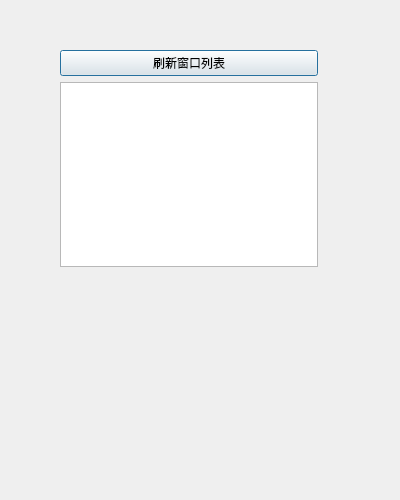
<?xml version="1.0" encoding="UTF-8"?>
<ui version="4.0">
 <class>WindowPicker</class>
 <widget class="QDialog" name="WindowPicker">
  <property name="geometry">
   <rect>
    <x>0</x>
    <y>0</y>
    <width>400</width>
    <height>500</height>
   </rect>
  </property>
  <property name="windowTitle">
   <string>Dialog</string>
  </property>
  <widget class="QWidget" name="">
   <property name="geometry">
    <rect>
     <x>60</x>
     <y>50</y>
     <width>258</width>
     <height>217</height>
    </rect>
   </property>
   <layout class="QVBoxLayout" name="verticalLayout">
    <item>
     <widget class="QPushButton" name="refreshButton">
      <property name="text">
       <string>刷新窗口列表</string>
      </property>
     </widget>
    </item>
    <item>
     <widget class="QListWidget" name="windowListWidget"/>
    </item>
   </layout>
  </widget>
 </widget>
 <resources/>
 <connections/>
</ui>
